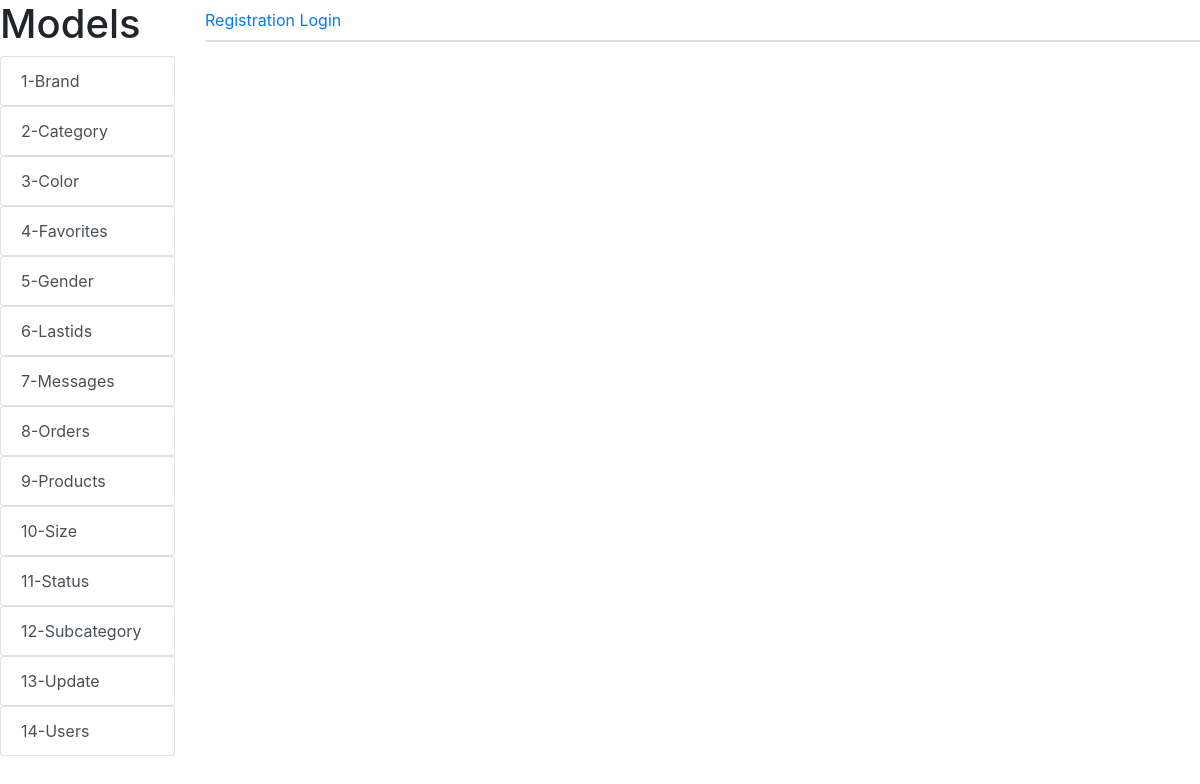
/brand/, run on an earlier commit of the app's database.
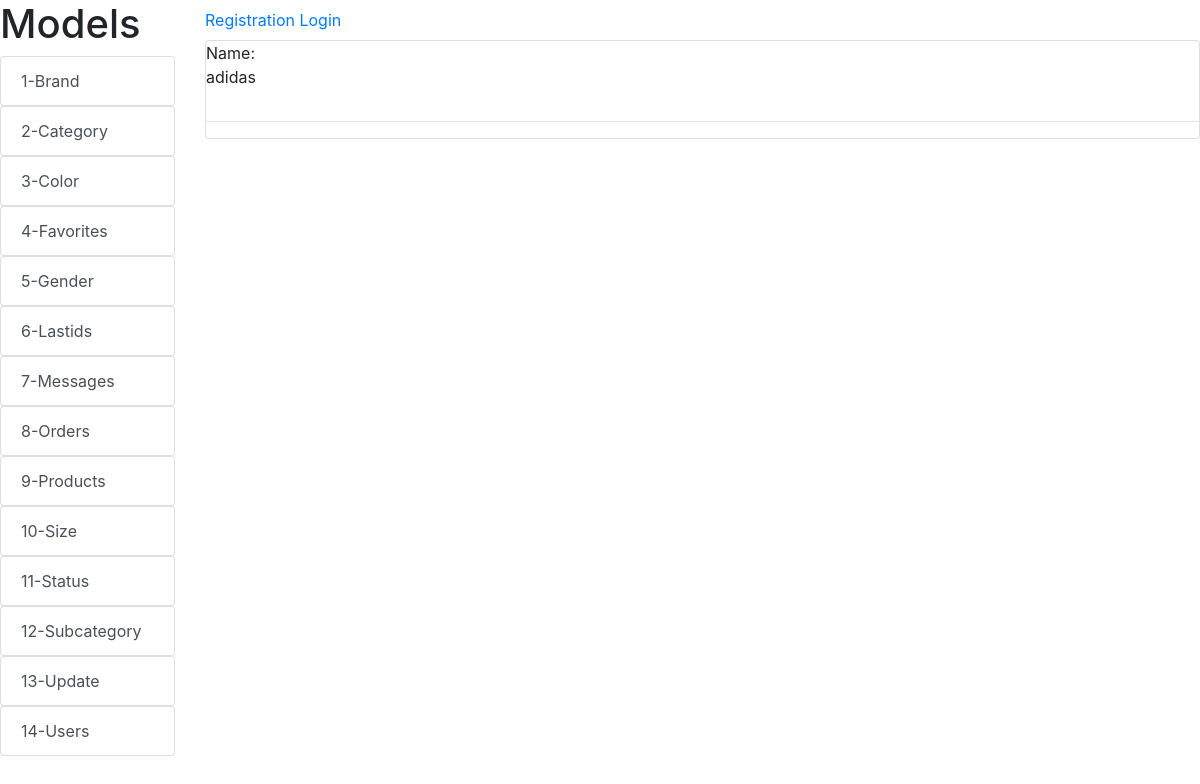
And on a later commit of the database.
### alemsite/models.py (models this page shows, shortened)
class Brand(models.Model):
    name = models.CharField(max_length=150, unique=True)

### alemsite/views.py (the view)
# urls.py: path('brand/', brand, name='brand'),
def brand(request):
    brand = Brand.objects.all()
    return render(request, 'brand/brand.html', {'brand':brand})

### alemsite/templates/brand/brand.html
{% extends 'index.html'%}
{% block content %}
    {% for item in brand %}
        Name:
    <p>{{ item.name }}</p>
        <hr>
    {% endfor %}
{% endblock %}

What changed in the data, as far as the page shows it:
added Brand: name "adidas"
